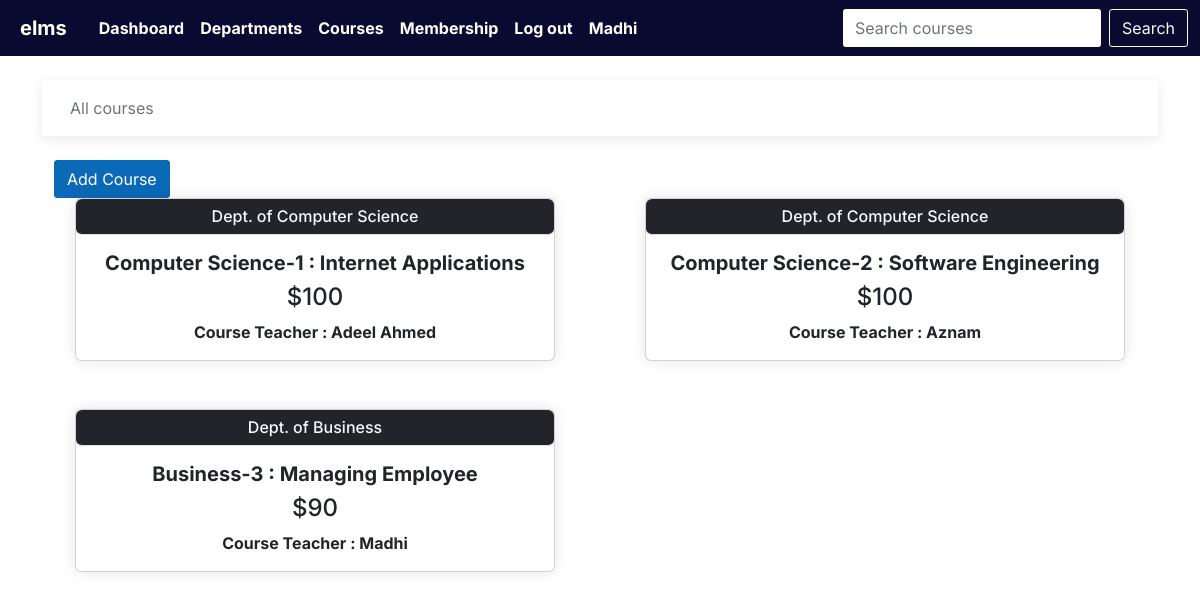
Before: /courses/ (signed in) with the older database file.
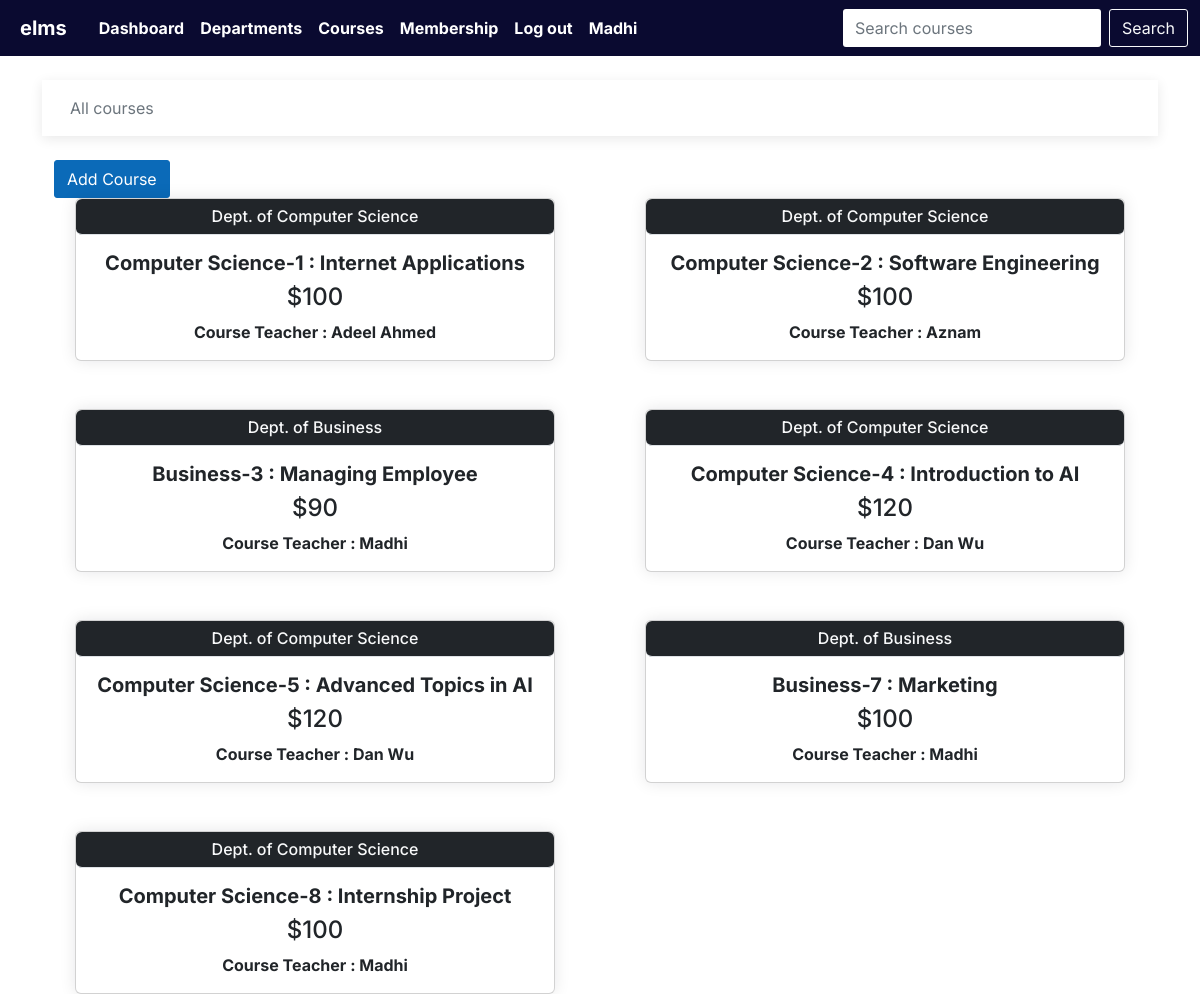
After: the same page with the newer database file.
### main/models.py (models this page shows, shortened)
class Faculty(models.Model):
    faculty_id = models.IntegerField(primary_key=True)
    name = models.CharField(max_length=100, null=False)
    email = models.EmailField(max_length=100, null=True, blank=True)
    password = models.CharField(max_length=255, null=False)
    department = models.ForeignKey(
        'Department', on_delete=models.CASCADE, null=False, related_name='faculty')
    role = models.CharField(
        default="Faculty", max_length=100, null=False, blank=True)
    photo = models.ImageField(upload_to='profile_pics', blank=True,
                              null=False, default='profile_pics/default_faculty.png')
    class Meta:
        verbose_name_plural = 'Faculty'

class Course(models.Model):
    code = models.IntegerField(primary_key=True)
    name = models.CharField(max_length=255, null=False, unique=True)
    price = models.IntegerField(default=100)
    description = models.CharField(max_length=200, default='Course Description')
    MEMBERSHIP_CHOICES = (
        ('b', 'Bronze'),
        ('s', 'Silver'),
        ('g', 'Gold'),
    )
    membership_level = models.CharField(max_length=1, choices=MEMBERSHIP_CHOICES, blank=True)
    department = models.ForeignKey(
        Department, on_delete=models.CASCADE, null=False, related_name='courses')
    faculty = models.ForeignKey(
        Faculty, on_delete=models.SET_NULL, null=True, blank=True)
    studentKey = models.IntegerField(null=False, unique=True)
    facultyKey = models.IntegerField(null=False, unique=True)
    objects = CourseManager()
    class Meta:
        unique_together = ('code', 'department', 'name')
        verbose_name_plural = "Courses"

class Department(models.Model):
    department_id = models.IntegerField(primary_key=True)
    name = models.CharField(max_length=100, null=False)
    description = models.TextField(null=True, blank=True)
    class Meta:
        verbose_name_plural = 'Departments'
    def __str__(self):
        return self.name

### main/views.py (the view)
# urls.py: path('courses/', views.courses, name='courses'),
def courses(request):
    if request.session.get('student_id') or request.session.get('faculty_id'):
        courses = Course.objects.all()
        if request.session.get('student_id'):
            student = Student.objects.get(
                student_id=request.session['student_id'])
            if student.membership == 'g':
                courses = Course.objects.all()
            elif student.membership == 's':
                courses = Course.objects.filter(membership_level__in = ['b', 's'])
            else:
                courses = Course.objects.filter(membership_level='b')
        else:
            student = None
        if request.session.get('faculty_id'):
            faculty = Faculty.objects.get(
                faculty_id=request.session['faculty_id'])
        else:
            faculty = None
        enrolled = student.course.all() if student else None
        accessed = Course.objects.filter(
            faculty_id=faculty.faculty_id) if faculty else None
        context = {
            'faculty': faculty,
            'courses': courses,
            'student': student,
            'enrolled': enrolled,
            'accessed': accessed
        }
        return render(request, 'main/all-courses.html', context)
    else:
        return redirect('std_login')

### main/models.py (called while the page is built)
    def get_queryset(self):
        return CourseQuerySet(self.model, using=self._db)

### main/templates/main/all-courses.html (shortened to what this page needs)
{% extends 'index.html' %}
{% block profile %}
{% if faculty  %} {% url 'profile' faculty.faculty_id %}
{% else %} {% url 'profile' student.student_id %}
{% endif %}
{% endblock %}
{% block user %}
{% if faculty %} {{faculty.name}}
{% else %} {{student.name}}
{% endif %}
{% endblock user %}
{% block courses %}
{% url 'myCourses' %}
{% endblock courses %}
{% block content %}
<div class="container">
   <div class="container shadow-sm">
   <nav aria-label="breadcrumb">
      <ol class="breadcrumb p-3">
         <li class="breadcrumb-item active animate__animated animate__backInRight" aria-current="page">All courses</li>
      </ol>
   </nav>
</div>
    {% if faculty %}
   <div class="container mt-4">
      <a href="{% url 'add_course' %}" class="btn btn-primary">Add Course</a>
   </div>
   {% endif %}
   <div class="row gy-5">
      {% if courses %}
      {% for course in courses%}
      <div class="col-sm-6 d-flex align-items-stretch justify-content-center animate__animated animate__zoomIn">
         <div class="card shadow" style="width: 30rem !important;">
            <div class="class-header text-center text-light border-bottom bg-dark rounded">
               <h6 class="my-2"> Dept. of {{course.department}}</h6>
            </div>
            <div class="card-body d-flex flex-column align-items-center">
               <h5 class="card-title fw-bold">{{course.department}}-{{course.code}} : {{course.name}}</h5>
                <h4>${{ course.price }}</h4>
               {% if course.faculty %}
               <p class="card-text fw-bold">Course Teacher : {{ course.faculty.name}}</p>
               {% else %}
               <p> Teacher not assigned</p>
               {% endif %}
            </div>
         </div>
      </div>
      {% endfor %}
   </div>
   {% else %}
   <div class="text-center h4 text-secondary">No courses to show</div>
   {% endif %}
</div>
{% endblock  %}

### templates/index.html (shortened to what this page needs)
{% load static %}
<!DOCTYPE html>
<html lang="en">
   <head>
      <link rel="stylesheet" href="{% static 'styles/bootstrap.min.css' %}">
      <link rel="stylesheet" href="{% static 'styles/style.css' %}">
      <link rel="stylesheet" href="https://cdnjs.cloudflare.com/ajax/libs/animate.css/4.1.1/animate.min.css"/>
   </head>
   <body>
      <nav class="navbar sticky-top navbar-expand-lg navbar-dark navbar-mod">
         <div class="container-fluid">
            <a class="navbar-brand fw-bold fs-5 px-2 py-1" href="/admin" target="_blank" data-bs-toggle="tooltip"
               data-bs-placement="bottom" title="Access admin panel">elms</a>
            <div class="collapse navbar-collapse" id="navbarColor01">
               <ul class="navbar-nav me-auto mb-2 mb-lg-0">
                  <li class="nav-item">
                     <a class="nav-link active fw-bold" aria-current="page" href="{% block courses %}{% endblock courses %}"
                        data-bs-toggle="tooltip" data-bs-placement="bottom" title="Course home page">Dashboard</a>
                  </li>
                  <li class="nav-item">
                     <a class="nav-link active fw-bold" aria-current="page" href="/departments"
                        data-bs-toggle="tooltip" data-bs-placement="bottom" title="Course home page">Departments</a>
                  </li>
                  <li class="nav-item">
                     <a class="nav-link active fw-bold" href="{% url 'courses'%}" data-bs-toggle="tooltip"
                        data-bs-placement="bottom" title="Show all courses">Courses</a>
                  </li>
                  <li class="nav-item">
                     <a class="nav-link active fw-bold" href="{% url 'membership' %}" data-bs-toggle="tooltip"
                        data-bs-placement="bottom" title="Subscription">Membership</a>
                  </li>
                  <li class="nav-item">
                     <a class="nav-link active fw-bold" href="{% url 'std_logout' %}" data-bs-toggle="tooltip"
                        data-bs-placement="bottom" title="Log out">Log out</a>
                  </li>
                  <li class="nav-item">
                     <a class="nav-link active fw-bold" href="{% block profile %}{% endblock profile %}"
                        data-bs-toggle="tooltip" data-bs-placement="bottom"
                        title="Check your profile">{% block user %}{% endblock  %}</a>
                  </li>
               </ul>
               <form class="d-flex" action=" {% url 'search' %}" method="GET">
                  <input id="searchIn" class="form-control me-2 searchbar" type="search" placeholder="Search courses" aria-label="Search"
                     name="q">
                  <button id="searchBtn" class="btn btn-outline-light" type="submit">Search</button>
               </form>
            </div>
         </div>
      </nav>
      {% block  content %}
      {% endblock  %}
   </body>
</html>

### static/styles/style.css (style rules this page uses)
* { font-family: "Inter", sans-serif; box-sizing: border-box; }
body { margin: 0; padding: 0; }
html { scroll-behavior: smooth; }
.btn { border-radius: 3px !important; }
.btn-primary { background-color: #0b6ab8 !important; border-color: #0b6ab8 !important; }
.navbar-mod { background-color: rgb(10, 10, 48); color: white !important; }
a { text-decoration: none !important; }
.container { margin-top: 1.5rem; }
.shadow { box-shadow: rgba(17, 17, 26, 0.1) 0px 0px 16px !important; }
.shadow-sm { box-shadow: rgba(0, 0, 0, 0.09) 0px 3px 12px !important; }
.searchbar { border-radius: 3px; border: none !important; }

Changed rows visible on the page:
added Course: department "Computer Science", code "4", name "Introduction to AI", price "120", faculty.name "Dan Wu"
added Course: department "Computer Science", code "5", name "Advanced Topics in AI", price "120", faculty.name "Dan Wu"
added Course: department "Business", code "7", name "Marketing", price "100", faculty.name "Madhi"
added Course: department "Computer Science", code "8", name "Internship Project", price "100", faculty.name "Madhi"
